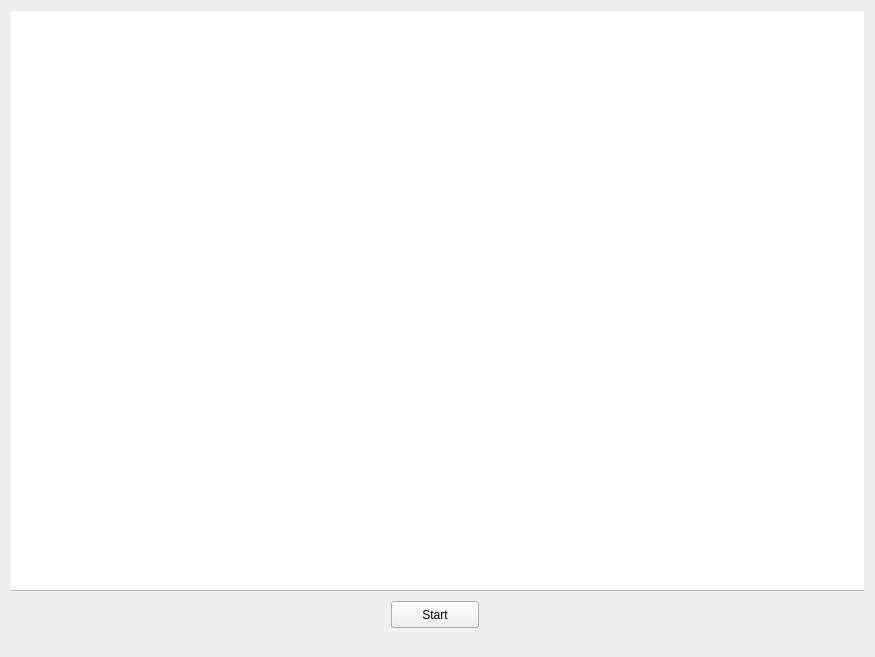
<?xml version="1.0" encoding="UTF-8"?>
<ui version="4.0">
 <class>Form</class>
 <widget class="QWidget" name="Form">
  <property name="geometry">
   <rect>
    <x>0</x>
    <y>0</y>
    <width>875</width>
    <height>657</height>
   </rect>
  </property>
  <property name="windowTitle">
   <string>Form</string>
  </property>
  <layout class="QVBoxLayout" name="verticalLayout_2">
   <item>
    <widget class="QStackedWidget" name="stackedWidget">
     <widget class="QWidget" name="Condition1_prepare">
      <widget class="QTextEdit" name="Condition1_text">
       <property name="geometry">
        <rect>
         <x>-7</x>
         <y>-1</y>
         <width>871</width>
         <height>581</height>
        </rect>
       </property>
      </widget>
      <widget class="QPushButton" name="Condition1_start">
       <property name="geometry">
        <rect>
         <x>380</x>
         <y>590</y>
         <width>88</width>
         <height>27</height>
        </rect>
       </property>
       <property name="text">
        <string>Start</string>
       </property>
      </widget>
     </widget>
     <widget class="QWidget" name="Condition2_prepare">
      <widget class="QTextEdit" name="Condition2_text">
       <property name="geometry">
        <rect>
         <x>-7</x>
         <y>-1</y>
         <width>871</width>
         <height>571</height>
        </rect>
       </property>
      </widget>
      <widget class="QPushButton" name="Condition2_start">
       <property name="geometry">
        <rect>
         <x>370</x>
         <y>590</y>
         <width>88</width>
         <height>27</height>
        </rect>
       </property>
       <property name="text">
        <string>Start</string>
       </property>
      </widget>
     </widget>
     <widget class="QWidget" name="Condition3_prepare">
      <widget class="QTextEdit" name="Condition3_text">
       <property name="geometry">
        <rect>
         <x>0</x>
         <y>0</y>
         <width>861</width>
         <height>591</height>
        </rect>
       </property>
      </widget>
      <widget class="QPushButton" name="Condition3_start">
       <property name="geometry">
        <rect>
         <x>370</x>
         <y>600</y>
         <width>88</width>
         <height>27</height>
        </rect>
       </property>
       <property name="text">
        <string>Start</string>
       </property>
      </widget>
     </widget>
     <widget class="QWidget" name="Condition4_prepare">
      <widget class="QTextEdit" name="Condition4_text">
       <property name="geometry">
        <rect>
         <x>0</x>
         <y>0</y>
         <width>851</width>
         <height>581</height>
        </rect>
       </property>
      </widget>
      <widget class="QPushButton" name="Condition4_start">
       <property name="geometry">
        <rect>
         <x>370</x>
         <y>590</y>
         <width>88</width>
         <height>27</height>
        </rect>
       </property>
       <property name="text">
        <string>Start</string>
       </property>
      </widget>
     </widget>
     <widget class="QWidget" name="calculator">
      <layout class="QVBoxLayout" name="verticalLayout" stretch="1,1,1,4,1">
       <item>
        <widget class="QLabel" name="EquationLabel">
         <property name="sizePolicy">
          <sizepolicy hsizetype="Preferred" vsizetype="Preferred">
           <horstretch>0</horstretch>
           <verstretch>0</verstretch>
          </sizepolicy>
         </property>
         <property name="autoFillBackground">
          <bool>false</bool>
         </property>
         <property name="styleSheet">
          <string notr="true">background-color : lightgrey</string>
         </property>
         <property name="text">
          <string/>
         </property>
         <property name="alignment">
          <set>Qt::AlignRight|Qt::AlignTrailing|Qt::AlignVCenter</set>
         </property>
        </widget>
       </item>
       <item>
        <layout class="QHBoxLayout" name="horizontalLayout" stretch="1,4">
         <item>
          <widget class="QLabel" name="ResultLabelIndicator">
           <property name="styleSheet">
            <string notr="true">background-color : lightgrey</string>
           </property>
           <property name="text">
            <string>Result:</string>
           </property>
          </widget>
         </item>
         <item>
          <widget class="QLabel" name="ResultLabel">
           <property name="styleSheet">
            <string notr="true">background-color : lightgrey</string>
           </property>
           <property name="text">
            <string>0</string>
           </property>
           <property name="alignment">
            <set>Qt::AlignRight|Qt::AlignTrailing|Qt::AlignVCenter</set>
           </property>
          </widget>
         </item>
        </layout>
       </item>
       <item>
        <layout class="QHBoxLayout" name="horizontalLayout_3" stretch="0,0,0,0">
         <property name="topMargin">
          <number>0</number>
         </property>
         <item>
          <widget class="QPushButton" name="NumButton_Divide">
           <property name="sizePolicy">
            <sizepolicy hsizetype="Preferred" vsizetype="Preferred">
             <horstretch>0</horstretch>
             <verstretch>0</verstretch>
            </sizepolicy>
           </property>
           <property name="text">
            <string>/</string>
           </property>
          </widget>
         </item>
         <item>
          <widget class="QPushButton" name="NumButton_Multiply">
           <property name="sizePolicy">
            <sizepolicy hsizetype="Preferred" vsizetype="Preferred">
             <horstretch>0</horstretch>
             <verstretch>0</verstretch>
            </sizepolicy>
           </property>
           <property name="text">
            <string>*</string>
           </property>
          </widget>
         </item>
         <item>
          <widget class="QPushButton" name="NumButton_Subtract">
           <property name="sizePolicy">
            <sizepolicy hsizetype="Preferred" vsizetype="Preferred">
             <horstretch>0</horstretch>
             <verstretch>0</verstretch>
            </sizepolicy>
           </property>
           <property name="text">
            <string>-</string>
           </property>
          </widget>
         </item>
         <item>
          <widget class="QPushButton" name="NumButton_Add">
           <property name="sizePolicy">
            <sizepolicy hsizetype="Preferred" vsizetype="Preferred">
             <horstretch>0</horstretch>
             <verstretch>0</verstretch>
            </sizepolicy>
           </property>
           <property name="text">
            <string>+</string>
           </property>
          </widget>
         </item>
        </layout>
       </item>
       <item>
        <layout class="QGridLayout" name="gridLayout_2" rowstretch="0,0,0,0,0,0,0">
         <item row="4" column="2">
          <widget class="QPushButton" name="NumButton_2">
           <property name="sizePolicy">
            <sizepolicy hsizetype="Preferred" vsizetype="Preferred">
             <horstretch>0</horstretch>
             <verstretch>0</verstretch>
            </sizepolicy>
           </property>
           <property name="text">
            <string>2</string>
           </property>
          </widget>
         </item>
         <item row="1" column="1">
          <widget class="QPushButton" name="NumButton_7">
           <property name="sizePolicy">
            <sizepolicy hsizetype="Preferred" vsizetype="Preferred">
             <horstretch>0</horstretch>
             <verstretch>0</verstretch>
            </sizepolicy>
           </property>
           <property name="text">
            <string>7</string>
           </property>
          </widget>
         </item>
         <item row="3" column="1">
          <widget class="QPushButton" name="NumButton_4">
           <property name="sizePolicy">
            <sizepolicy hsizetype="Preferred" vsizetype="Preferred">
             <horstretch>0</horstretch>
             <verstretch>0</verstretch>
            </sizepolicy>
           </property>
           <property name="text">
            <string>4</string>
           </property>
          </widget>
         </item>
         <item row="1" column="2">
          <widget class="QPushButton" name="NumButton_8">
           <property name="sizePolicy">
            <sizepolicy hsizetype="Preferred" vsizetype="Preferred">
             <horstretch>0</horstretch>
             <verstretch>0</verstretch>
            </sizepolicy>
           </property>
           <property name="text">
            <string>8</string>
           </property>
          </widget>
         </item>
         <item row="4" column="1">
          <widget class="QPushButton" name="NumButton_1">
           <property name="sizePolicy">
            <sizepolicy hsizetype="Preferred" vsizetype="Preferred">
             <horstretch>0</horstretch>
             <verstretch>0</verstretch>
            </sizepolicy>
           </property>
           <property name="text">
            <string>1</string>
           </property>
          </widget>
         </item>
         <item row="3" column="2">
          <widget class="QPushButton" name="NumButton_5">
           <property name="sizePolicy">
            <sizepolicy hsizetype="Preferred" vsizetype="Preferred">
             <horstretch>0</horstretch>
             <verstretch>0</verstretch>
            </sizepolicy>
           </property>
           <property name="text">
            <string>5</string>
           </property>
          </widget>
         </item>
         <item row="3" column="3">
          <widget class="QPushButton" name="NumButton_6">
           <property name="sizePolicy">
            <sizepolicy hsizetype="Preferred" vsizetype="Preferred">
             <horstretch>0</horstretch>
             <verstretch>0</verstretch>
            </sizepolicy>
           </property>
           <property name="text">
            <string>6</string>
           </property>
          </widget>
         </item>
         <item row="1" column="3">
          <widget class="QPushButton" name="NumButton_9">
           <property name="sizePolicy">
            <sizepolicy hsizetype="Preferred" vsizetype="Preferred">
             <horstretch>0</horstretch>
             <verstretch>0</verstretch>
            </sizepolicy>
           </property>
           <property name="text">
            <string>9</string>
           </property>
          </widget>
         </item>
         <item row="4" column="3">
          <widget class="QPushButton" name="NumButton_3">
           <property name="sizePolicy">
            <sizepolicy hsizetype="Preferred" vsizetype="Preferred">
             <horstretch>0</horstretch>
             <verstretch>0</verstretch>
            </sizepolicy>
           </property>
           <property name="text">
            <string>3</string>
           </property>
          </widget>
         </item>
         <item row="6" column="1">
          <widget class="QPushButton" name="BracketButton_Open">
           <property name="sizePolicy">
            <sizepolicy hsizetype="Preferred" vsizetype="Preferred">
             <horstretch>0</horstretch>
             <verstretch>0</verstretch>
            </sizepolicy>
           </property>
           <property name="text">
            <string>(</string>
           </property>
          </widget>
         </item>
         <item row="6" column="2">
          <widget class="QPushButton" name="BracketButton_Close">
           <property name="sizePolicy">
            <sizepolicy hsizetype="Preferred" vsizetype="Preferred">
             <horstretch>0</horstretch>
             <verstretch>0</verstretch>
            </sizepolicy>
           </property>
           <property name="text">
            <string>)</string>
           </property>
          </widget>
         </item>
         <item row="6" column="3">
          <widget class="QPushButton" name="NumButton_DecPoint">
           <property name="sizePolicy">
            <sizepolicy hsizetype="Preferred" vsizetype="Preferred">
             <horstretch>0</horstretch>
             <verstretch>0</verstretch>
            </sizepolicy>
           </property>
           <property name="text">
            <string>.</string>
           </property>
          </widget>
         </item>
         <item row="5" column="2">
          <widget class="QPushButton" name="NumButton_0">
           <property name="sizePolicy">
            <sizepolicy hsizetype="Preferred" vsizetype="Preferred">
             <horstretch>0</horstretch>
             <verstretch>0</verstretch>
            </sizepolicy>
           </property>
           <property name="text">
            <string>0</string>
           </property>
          </widget>
         </item>
        </layout>
       </item>
       <item>
        <layout class="QHBoxLayout" name="horizontalLayout_2" stretch="0,0,0">
         <item>
          <widget class="QPushButton" name="NumButton_Clear">
           <property name="sizePolicy">
            <sizepolicy hsizetype="Preferred" vsizetype="Preferred">
             <horstretch>0</horstretch>
             <verstretch>0</verstretch>
            </sizepolicy>
           </property>
           <property name="text">
            <string>Clear</string>
           </property>
          </widget>
         </item>
         <item>
          <widget class="QPushButton" name="NumButton_Delete">
           <property name="sizePolicy">
            <sizepolicy hsizetype="Preferred" vsizetype="Preferred">
             <horstretch>0</horstretch>
             <verstretch>0</verstretch>
            </sizepolicy>
           </property>
           <property name="text">
            <string>DEL</string>
           </property>
          </widget>
         </item>
         <item>
          <widget class="QPushButton" name="NumButton_Enter">
           <property name="sizePolicy">
            <sizepolicy hsizetype="Preferred" vsizetype="Preferred">
             <horstretch>0</horstretch>
             <verstretch>0</verstretch>
            </sizepolicy>
           </property>
           <property name="text">
            <string>=</string>
           </property>
          </widget>
         </item>
        </layout>
       </item>
      </layout>
     </widget>
    </widget>
   </item>
  </layout>
 </widget>
 <resources/>
 <connections/>
</ui>
